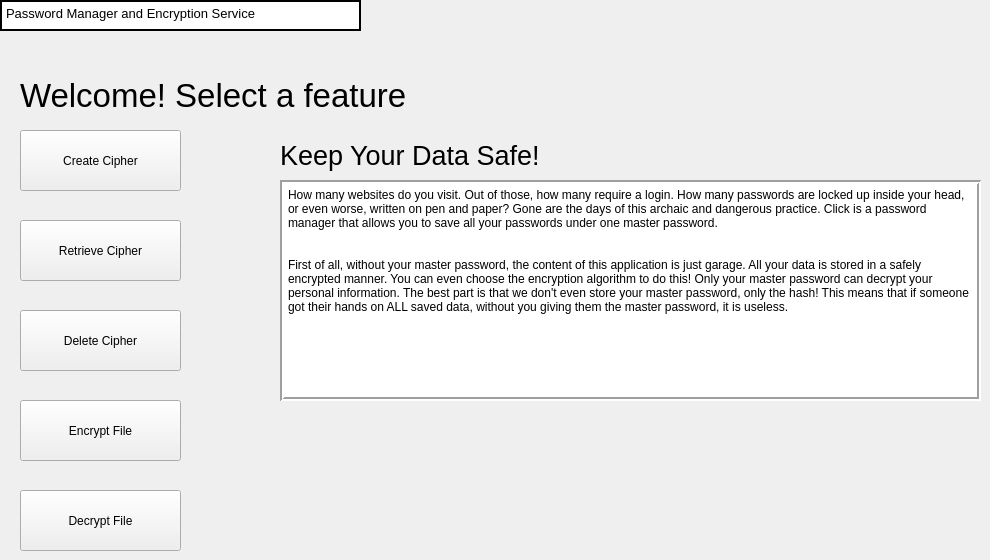
    <widget class="QWidget" name="MainPage">
     <widget class="QPushButton" name="CreateBTN">
      <property name="geometry">
       <rect>
        <x>20</x>
        <y>130</y>
        <width>161</width>
        <height>61</height>
       </rect>
      </property>
      <property name="text">
       <string>Create Cipher</string>
      </property>
     </widget>
     <widget class="QPushButton" name="RetrieiveBTN">
      <property name="geometry">
       <rect>
        <x>20</x>
        <y>220</y>
        <width>161</width>
        <height>61</height>
       </rect>
      </property>
      <property name="text">
       <string>Retrieve Cipher</string>
      </property>
     </widget>
     <widget class="QPushButton" name="DeleteBTN">
      <property name="geometry">
       <rect>
        <x>20</x>
        <y>310</y>
        <width>161</width>
        <height>61</height>
       </rect>
      </property>
      <property name="text">
       <string>Delete Cipher</string>
      </property>
     </widget>
     <widget class="QPushButton" name="EncryptFileBTN">
      <property name="geometry">
       <rect>
        <x>20</x>
        <y>400</y>
        <width>161</width>
        <height>61</height>
       </rect>
      </property>
      <property name="text">
       <string>Encrypt File</string>
      </property>
     </widget>
     <widget class="QPushButton" name="DecryptFileBTN">
      <property name="geometry">
       <rect>
        <x>20</x>
        <y>490</y>
        <width>161</width>
        <height>61</height>
       </rect>
      </property>
      <property name="text">
       <string>Decrypt File</string>
      </property>
     </widget>
     <widget class="QPlainTextEdit" name="DataSafeDescription">
      <property name="geometry">
       <rect>
        <x>280</x>
        <y>180</y>
        <width>701</width>
        <height>221</height>
       </rect>
      </property>
      <property name="frameShape">
       <enum>QFrame::Box</enum>
      </property>
      <property name="lineWidth">
       <number>2</number>
      </property>
      <property name="plainText">
       <string>How many websites do you visit. Out of those, how many require a login. How many passwords are locked up inside your head, or even worse, written on pen and paper? Gone are the days of this archaic and dangerous practice. Click is a password manager that allows you to save all your passwords under one master password.


First of all, without your master password, the content of this application is just garage. All your data is stored in a safely encrypted manner. You can even choose the encryption algorithm to do this! Only your master password can decrypt your personal information. The best part is that we don't even store your master password, only the hash! This means that if someone got their hands on ALL saved data, without you giving them the master password, it is useless.
</string>
      </property>
     </widget>
     <widget class="QPlainTextEdit" name="AppDescription_2">
      <property name="geometry">
       <rect>
        <x>0</x>
        <y>0</y>
        <width>361</width>
        <height>31</height>
       </rect>
      </property>
      <property name="font">
       <font>
        <pointsize>10</pointsize>
        <bold>false</bold>
       </font>
      </property>
      <property name="frameShape">
       <enum>QFrame::WinPanel</enum>
      </property>
      <property name="frameShadow">
       <enum>QFrame::Plain</enum>
      </property>
      <property name="verticalScrollBarPolicy">
       <enum>Qt::ScrollBarAlwaysOff</enum>
      </property>
      <property name="horizontalScrollBarPolicy">
       <enum>Qt::ScrollBarAlwaysOff</enum>
      </property>
      <property name="readOnly">
       <bool>true</bool>
      </property>
      <property name="plainText">
       <string>Password Manager and Encryption Service</string>
      </property>
     </widget>
     <widget class="QLabel" name="SelectFeatureLabel">
      <property name="geometry">
       <rect>
        <x>20</x>
        <y>70</y>
        <width>451</width>
        <height>51</height>
       </rect>
      </property>
      <property name="font">
       <font>
        <pointsize>25</pointsize>
        <bold>false</bold>
       </font>
      </property>
      <property name="text">
       <string>Welcome! Select a feature</string>
      </property>
     </widget>
     <widget class="QLabel" name="DataSafeLabel">
      <property name="geometry">
       <rect>
        <x>280</x>
        <y>130</y>
        <width>451</width>
        <height>51</height>
       </rect>
      </property>
      <property name="font">
       <font>
        <pointsize>20</pointsize>
        <bold>false</bold>
       </font>
      </property>
      <property name="text">
       <string>Keep Your Data Safe!</string>
      </property>
     </widget>
    </widget>
